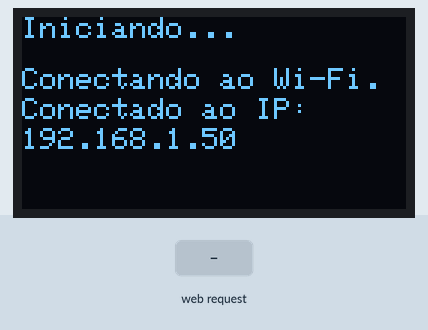
Recording of a sketch running on a simulated ESP8266 (NodeMCU). Shown: 128×64 one-colour display. The test bench sets the inputs (shaded band). WiFi joins after 1.5 s; servers stay silent unless stated; storage starts empty; what the sketch prints to the serial monitor is not drawn.

Above: at 1.7 s.
At 6.8 s:
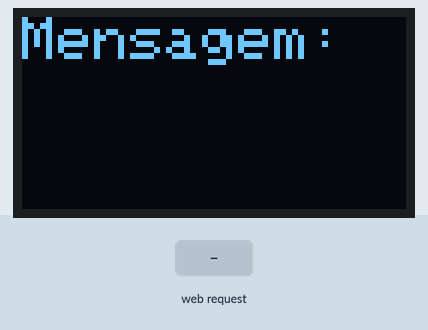
6.9 s: HTTP request GET /send_message?message=1 received
8.4 s: HTTP request GET /send_message?message=0 received
At 8.7 s:
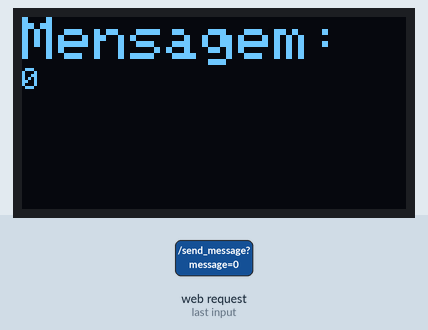
Timing chart, 0 to 11.4 s (numbered marks = the images above; inputs shaded):
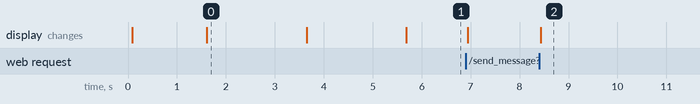

The sketch:

Outdoor_OLED.ino
```cpp
#include <Wire.h>
#include <Adafruit_GFX.h>
#include <Adafruit_SSD1306.h>
#include <ESP8266WiFi.h>
#include <ESP8266WebServer.h>
#include <LittleFS.h>

// Defina as credenciais da sua rede Wi-Fi
const char* ssid = "****";
const char* password = "****";

// Configuração do display OLED
#define SCREEN_WIDTH 128
#define SCREEN_HEIGHT 64
#define OLED_RESET -1

#define SDA_PIN 4 // Pino SDA conectado ao GPIO 4
#define SCL_PIN 5 // Pino SCL conectado ao GPIO 5

Adafruit_SSD1306 display(SCREEN_WIDTH, SCREEN_HEIGHT, &Wire, OLED_RESET);

// Cria uma instância do servidor web na porta 80
ESP8266WebServer server(80);

String message = ""; // Variável para armazenar a mensagem recebida do site

void setup() {
  // Inicializa o display OLED
  if (!display.begin(SSD1306_SWITCHCAPVCC, 0x3C)) {
    Serial.println(F("Falha ao iniciar o display SSD1306"));
    while (true);
  }

  display.clearDisplay(); // Limpa o buffer do display
  display.setTextColor(SSD1306_WHITE); // Define a cor do texto como branco
  display.setTextSize(1); // Tamanho da fonte 1x (6x8)
  display.setCursor(0, 0); // Define a posição inicial do cursor

  // Exibe a mensagem de inicialização no display
  display.println("Iniciando...");
  display.display();

  // Inicializa a comunicação serial
  Serial.begin(115200);

  // Conecta-se à rede Wi-Fi
  Serial.print("Conectando à rede Wi-Fi...");
  display.setCursor(0, 17);
  display.println("Conectando ao Wi-Fi.");
  display.display();

  WiFi.begin(ssid, password);
  while (WiFi.status() != WL_CONNECTED) {
    delay(500);
    Serial.print(".");
  }
  Serial.println();
  Serial.print("Conectado com o IP: ");
  Serial.println(WiFi.localIP());

  // Exibe a mensagem de conexão bem-sucedida no display
  display.setCursor(0, 27);
  display.print("Conectado ao IP:");
  display.setCursor(0, 37);
  display.print(WiFi.localIP().toString());
  display.display();
  delay(2000);

  // Inicializa o sistema de arquivos LittleFS
  if (!LittleFS.begin()) {
    Serial.println(F("Falha ao montar o sistema de arquivos LittleFS"));
    while (true);
  }
  Serial.println(F("Sistema de arquivos LittleFS montado"));

  // Define rotas do servidor web
  server.on("/", handleRoot);
  server.on("/send_message", handleSendMessage);

  // Inicia o servidor web
  server.begin();
  Serial.println("Servidor web iniciado");
  display.setCursor(0, 48);
  display.print("Servidor web iniciado");
  display.display();
  delay(2000);
}

void loop() {
  server.handleClient();

  // Exibe a mensagem do site no display OLED
  display.clearDisplay();
  display.setTextSize(2);
  display.setCursor(0, 0);
  display.print("Mensagem:");
  display.setCursor(0, 17);
  display.setTextSize(1);
  display.print(message);
  display.display();
}

// Trata a página principal do servidor web
void handleRoot() {
  // Abre o arquivo da página HTML
  File file = LittleFS.open("/index.html", "r");
  if (file) {
    server.streamFile(file, "text/html");
    file.close();
  } else {
    server.send(500, "text/plain", "Erro ao carregar a página");
  }
}

// Trata a ação de envio de mensagem do site
void handleSendMessage() {
  if (server.hasArg("message")) {
    message = server.arg("message");
    Serial.println("Mensagem recebida: " + message);
  }
  server.send(200, "text/plain", "Mensagem recebida: " + message);
}
```

Measured:
- after the input at 8.4 s, the display: changes at once (image 2)
- what the display in image 0 shows lasts 2.1 s, from 1.6 s to 3.7 s
